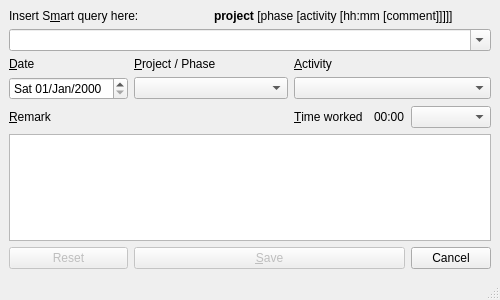
<ui version="4.0" >
 <author>naufraghi@develer.com</author>
 <class>TimeregWindow</class>
 <widget class="QMainWindow" name="TimeregWindow" >
  <property name="windowModality" >
   <enum>Qt::WindowModal</enum>
  </property>
  <property name="geometry" >
   <rect>
    <x>10</x>
    <y>10</y>
    <width>500</width>
    <height>300</height>
   </rect>
  </property>
  <property name="windowTitle" >
   <string>Time Registration</string>
  </property>
  <property name="windowIcon" >
   <iconset>../../../../../usr/share/pixmaps/gnome-set-time.png</iconset>
  </property>
  <widget class="QWidget" name="centralwidget" >
   <layout class="QGridLayout" >
    <property name="margin" >
     <number>9</number>
    </property>
    <property name="spacing" >
     <number>6</number>
    </property>
    <item row="6" column="5" >
     <widget class="QPushButton" name="btnCancel" >
      <property name="text" >
       <string>Cancel</string>
      </property>
     </widget>
    </item>
    <item row="6" column="1" colspan="4" >
     <widget class="QPushButton" name="btnSave" >
      <property name="enabled" >
       <bool>false</bool>
      </property>
      <property name="text" >
       <string>&amp;Save</string>
      </property>
     </widget>
    </item>
    <item row="4" column="3" >
     <widget class="QLabel" name="labelTimeWorked" >
      <property name="text" >
       <string>&amp;Time worked</string>
      </property>
      <property name="buddy" >
       <cstring>comboTimeWorked</cstring>
      </property>
     </widget>
    </item>
    <item row="2" column="1" colspan="2" >
     <widget class="QLabel" name="labelProjectPhase" >
      <property name="text" >
       <string>&amp;Project / Phase</string>
      </property>
      <property name="buddy" >
       <cstring>comboProjectPhase</cstring>
      </property>
     </widget>
    </item>
    <item row="0" column="0" colspan="2" >
     <widget class="QLabel" name="labelSmartQuery" >
      <property name="text" >
       <string>Insert S&amp;mart query here:</string>
      </property>
      <property name="buddy" >
       <cstring>comboSmartQuery</cstring>
      </property>
     </widget>
    </item>
    <item row="4" column="0" >
     <widget class="QLabel" name="labelRemark" >
      <property name="text" >
       <string>&amp;Remark</string>
      </property>
      <property name="buddy" >
       <cstring>txtRemark</cstring>
      </property>
     </widget>
    </item>
    <item row="6" column="0" >
     <widget class="QPushButton" name="btnDelete" >
      <property name="enabled" >
       <bool>false</bool>
      </property>
      <property name="text" >
       <string>Reset</string>
      </property>
     </widget>
    </item>
    <item row="5" column="0" colspan="6" >
     <widget class="QTextEdit" name="txtRemark" />
    </item>
    <item row="3" column="1" colspan="2" >
     <widget class="QComboBox" name="comboProjectPhase" >
      <property name="editable" >
       <bool>false</bool>
      </property>
     </widget>
    </item>
    <item row="3" column="3" colspan="3" >
     <widget class="QComboBox" name="comboActivity" />
    </item>
    <item row="3" column="0" >
     <widget class="QDateEdit" name="dateTimeregDate" >
      <property name="displayFormat" >
       <string>ddd dd/MMM/yyyy</string>
      </property>
     </widget>
    </item>
    <item row="2" column="3" colspan="3" >
     <widget class="QLabel" name="labelActivity" >
      <property name="text" >
       <string>&amp;Activity</string>
      </property>
      <property name="buddy" >
       <cstring>comboActivity</cstring>
      </property>
     </widget>
    </item>
    <item row="2" column="0" >
     <widget class="QLabel" name="labelDate" >
      <property name="text" >
       <string>&amp;Date</string>
      </property>
      <property name="buddy" >
       <cstring>dateTimeregDate</cstring>
      </property>
     </widget>
    </item>
    <item row="1" column="0" colspan="6" >
     <widget class="QComboBox" name="comboSmartQuery" >
      <property name="editable" >
       <bool>true</bool>
      </property>
     </widget>
    </item>
    <item row="4" column="4" >
     <widget class="QLabel" name="labelExactTime" >
      <property name="sizePolicy" >
       <sizepolicy>
        <hsizetype>0</hsizetype>
        <vsizetype>5</vsizetype>
        <horstretch>0</horstretch>
        <verstretch>0</verstretch>
       </sizepolicy>
      </property>
      <property name="text" >
       <string>00:00</string>
      </property>
     </widget>
    </item>
    <item row="4" column="5" >
     <widget class="QComboBox" name="comboTimeWorked" />
    </item>
    <item row="0" column="2" colspan="4" >
     <widget class="QLabel" name="labelSmartQueryExample" >
      <property name="text" >
       <string>&lt;b>project&lt;/b> [phase [activity [hh:mm [comment]]]]]</string>
      </property>
      <property name="textFormat" >
       <enum>Qt::AutoText</enum>
      </property>
     </widget>
    </item>
   </layout>
  </widget>
  <widget class="QStatusBar" name="statusBar" />
 </widget>
 <tabstops>
  <tabstop>comboSmartQuery</tabstop>
  <tabstop>txtRemark</tabstop>
  <tabstop>btnSave</tabstop>
  <tabstop>comboProjectPhase</tabstop>
  <tabstop>comboActivity</tabstop>
  <tabstop>dateTimeregDate</tabstop>
  <tabstop>btnDelete</tabstop>
 </tabstops>
 <resources/>
 <connections/>
</ui>
